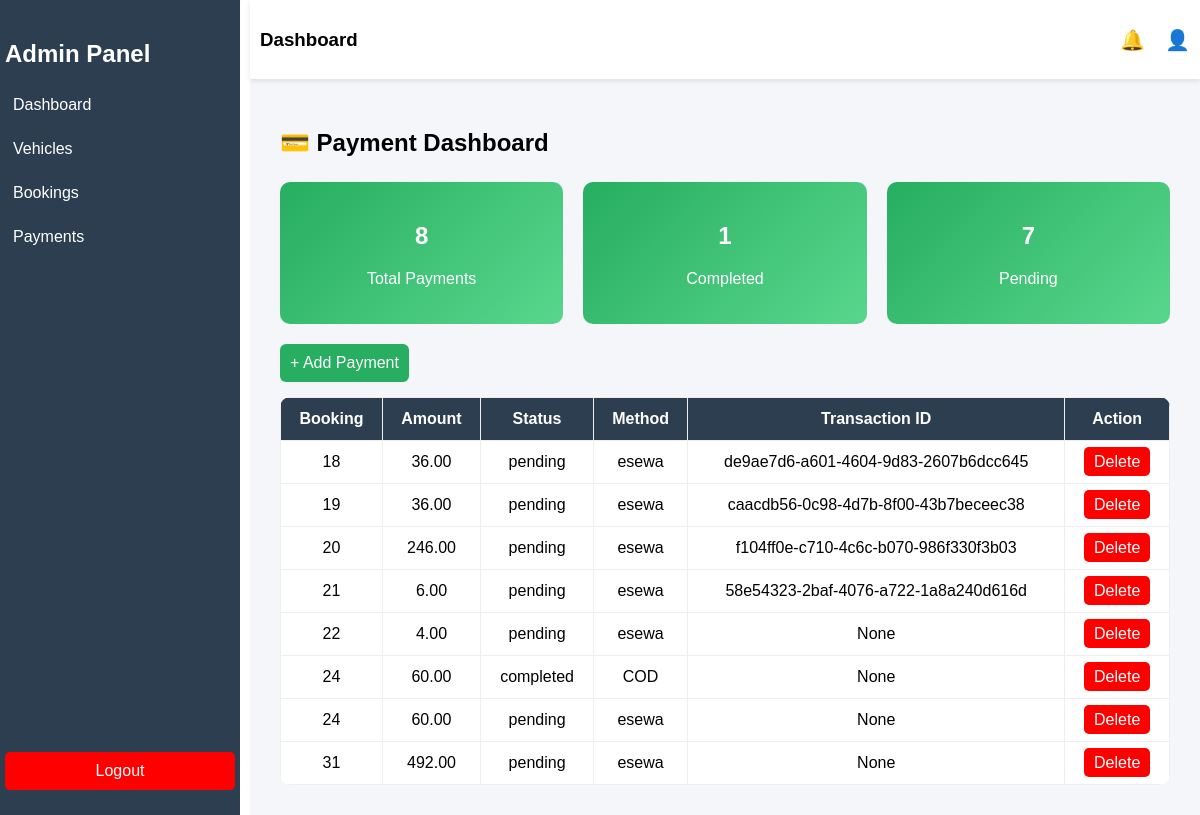
Page /dashboard/payments/ on the earlier database version.
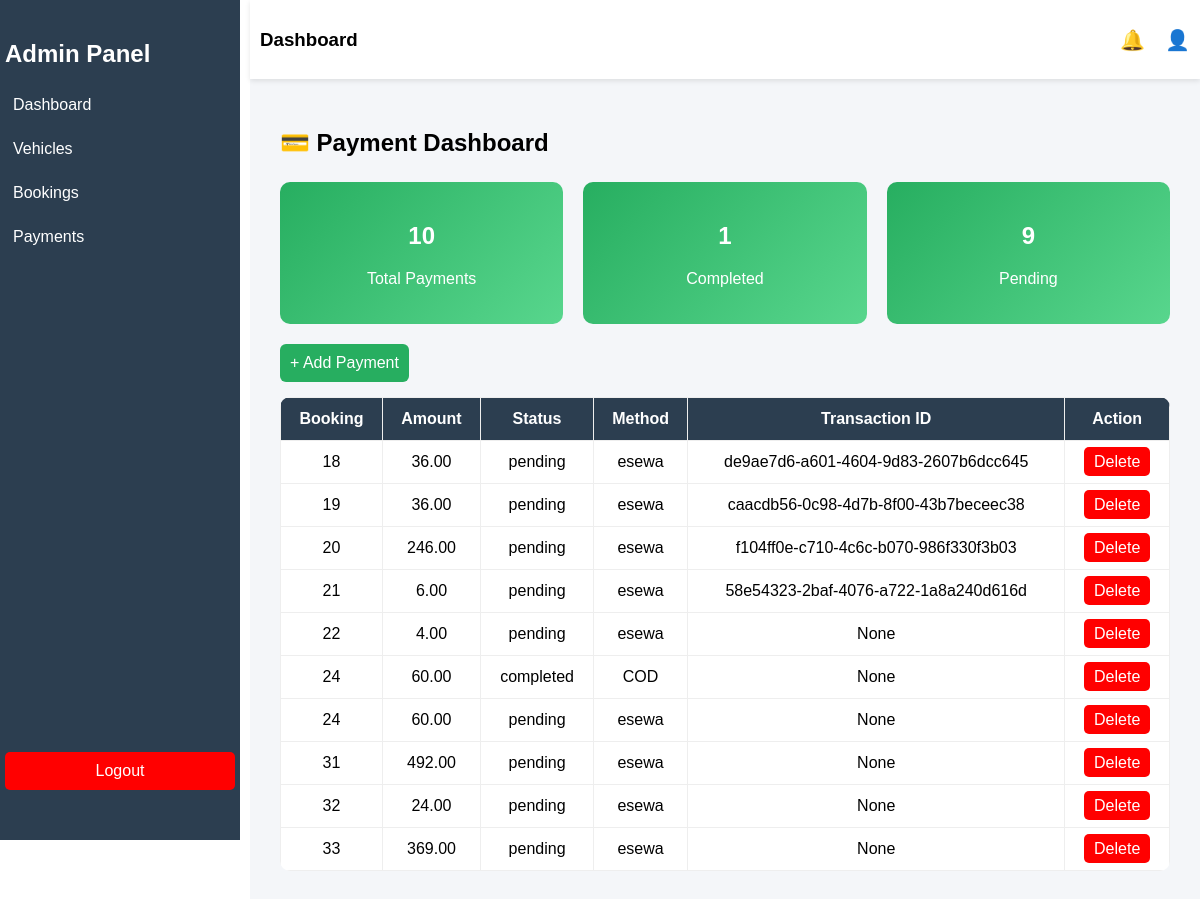
Same page on the later database version.
### rentingsystem/models.py (models this page shows, shortened)
class Payment(models.Model):
    STATUS_CHOICES = [
        ('pending','Pending'),
        ('completed','Completed'),
        ('refunded','Refunded')
    ]
    PAYMENT_METHODS = [
        ('COD','Cash on Delivery'),
        ('esewa',"E-sewa"),
        ('khalti','Khalti')
    ]
    booking = models.ForeignKey('Booking', on_delete=models.CASCADE, related_name='payments')
    amount = models.DecimalField(max_digits=10, decimal_places=2)
    status = models.CharField(max_length=20, choices=STATUS_CHOICES, default='pending')
    method = models.CharField(max_length=20, choices=PAYMENT_METHODS, default='COD')
    transaction_id = models.CharField(max_length=100, null=True, blank=True)
    paid_at = models.DateTimeField(null=True, blank=True)
    created_at = models.DateTimeField(auto_now_add=True)

class Booking(models.Model):
    STATUS_CHOICES = (
        ('pending', 'Pending'),
        ('confirmed', 'Confirmed'),
        ('cancelled', 'Cancelled'),
    )
    user = models.ForeignKey(User, on_delete=models.CASCADE, related_name='bookings')
    vehicle = models.ForeignKey(Vehicle, on_delete=models.CASCADE, related_name='bookings')
    start_date = models.DateField()
    end_date = models.DateField()
    start_time = models.TimeField(null=True, blank=True)
    end_time = models.TimeField(null=True, blank=True)
    total_days = models.PositiveIntegerField(default=1)
    total_cost = models.DecimalField(max_digits=10, decimal_places=2, default=0)
    status = models.CharField(max_length=10, choices=STATUS_CHOICES, default='pending')
    created_at = models.DateTimeField(auto_now_add=True)
    class Meta:
        ordering = ['-created_at']

### dashboard/views.py (the view)
# urls.py: path('payments/', views.payment_dashboard, name='payment_dashboard'),
def payment_dashboard(request):
    payments = Payment.objects.select_related('booking')
    return render(request, 'dashboard/payment-dashboard.html', {
        'payments': payments,
        'total_payments': payments.count(),
        'completed': payments.filter(status='completed').count(),
        'pending': payments.filter(status='pending').count(),
    })

### dashboard/templates/dashboard/payment-dashboard.html (shortened to what this page needs)
{% extends "base-dashboard.html" %}
{% block main_content %}
<h2>💳 Payment Dashboard</h2>
<div class="cards">
    <div class="card">
        <h2>{{ total_payments }}</h2>
        <p>Total Payments</p>
    </div>
    <div class="card">
        <h2>{{ completed }}</h2>
        <p>Completed</p>
    </div>
    <div class="card">
        <h2>{{ pending }}</h2>
        <p>Pending</p>
    </div>
</div>
<a href="{% url 'payment_form' %}" style="
    display:inline-block;
    margin-bottom:15px;
    padding:10px;
    background:#27ae60;
    color:white;
    border-radius:6px;
    text-decoration:none;
">
+ Add Payment
</a>
<table>
<tr>
    <th>Booking</th>
    <th>Amount</th>
    <th>Status</th>
    <th>Method</th>
    <th>Transaction ID</th>
    <th>Action</th>
</tr>
{% for p in payments %}
<tr>
    <td>{{ p.booking.id }}</td>
    <td>{{ p.amount }}</td>
    <td>{{ p.status }}</td>
    <td>{{ p.method }}</td>
    <td>{{ p.transaction_id }}</td>
    <td>
        <a href="{% url 'payment_delete' p.id %}" class="btn">Delete</a>
    </td>
</tr>
{% endfor %}
</table>
{% endblock %}

Differences in the rows shown:
added Payment: booking.id "32", amount "24.00", status "pending", method "esewa", transaction_id "None"
added Payment: booking.id "33", amount "369.00", status "pending", method "esewa", transaction_id "None"
Other differences:
{{ total_payments }}: "8" → "10"
{{ pending }}: "7" → "9"
